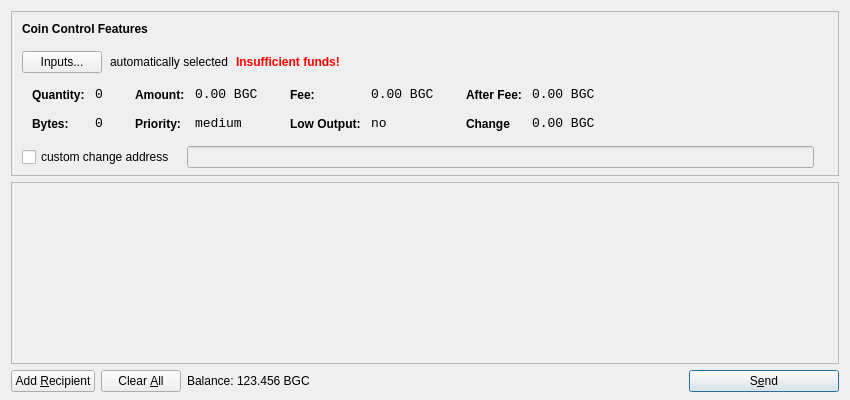
<?xml version="1.0" encoding="UTF-8"?>
<ui version="4.0">
 <class>SendCoinsDialog</class>
 <widget class="QDialog" name="SendCoinsDialog">
  <property name="geometry">
   <rect>
    <x>0</x>
    <y>0</y>
    <width>850</width>
    <height>400</height>
   </rect>
  </property>
  <property name="windowTitle">
   <string>Send Coins</string>
  </property>
  <layout class="QVBoxLayout" name="verticalLayout" stretch="0,1,0">
   <property name="bottomMargin">
    <number>8</number>
   </property>
   <item>
    <widget class="QFrame" name="frameCoinControl">
     <property name="sizePolicy">
      <sizepolicy hsizetype="Expanding" vsizetype="Expanding">
       <horstretch>0</horstretch>
       <verstretch>0</verstretch>
      </sizepolicy>
     </property>
     <property name="maximumSize">
      <size>
       <width>16777215</width>
       <height>16777215</height>
      </size>
     </property>
     <property name="frameShape">
      <enum>QFrame::StyledPanel</enum>
     </property>
     <property name="frameShadow">
      <enum>QFrame::Sunken</enum>
     </property>
     <layout class="QVBoxLayout" name="verticalLayoutCoinControl2">
      <property name="spacing">
       <number>-1</number>
      </property>
      <property name="leftMargin">
       <number>0</number>
      </property>
      <property name="topMargin">
       <number>0</number>
      </property>
      <property name="rightMargin">
       <number>0</number>
      </property>
      <property name="bottomMargin">
       <number>6</number>
      </property>
      <item>
       <layout class="QVBoxLayout" name="verticalLayoutCoinControl" stretch="0,0,0,0,1">
        <property name="spacing">
         <number>0</number>
        </property>
        <property name="leftMargin">
         <number>10</number>
        </property>
        <property name="topMargin">
         <number>10</number>
        </property>
        <item>
         <layout class="QHBoxLayout" name="horizontalLayoutCoinControl1">
          <property name="bottomMargin">
           <number>15</number>
          </property>
          <item>
           <widget class="QLabel" name="labelCoinControlFeatures">
            <property name="sizePolicy">
             <sizepolicy hsizetype="Preferred" vsizetype="Maximum">
              <horstretch>0</horstretch>
              <verstretch>0</verstretch>
             </sizepolicy>
            </property>
            <property name="font">
             <font>
              <weight>75</weight>
              <bold>true</bold>
             </font>
            </property>
            <property name="styleSheet">
             <string notr="true">font-weight:bold;</string>
            </property>
            <property name="text">
             <string>Coin Control Features</string>
            </property>
           </widget>
          </item>
         </layout>
        </item>
        <item>
         <layout class="QHBoxLayout" name="horizontalLayoutCoinControl2" stretch="0,0,0,0">
          <property name="spacing">
           <number>8</number>
          </property>
          <property name="bottomMargin">
           <number>10</number>
          </property>
          <item>
           <widget class="QPushButton" name="pushButtonCoinControl">
            <property name="styleSheet">
             <string notr="true"/>
            </property>
            <property name="text">
             <string>Inputs...</string>
            </property>
           </widget>
          </item>
          <item>
           <widget class="QLabel" name="labelCoinControlAutomaticallySelected">
            <property name="text">
             <string>automatically selected</string>
            </property>
            <property name="margin">
             <number>5</number>
            </property>
           </widget>
          </item>
          <item>
           <widget class="QLabel" name="labelCoinControlInsuffFunds">
            <property name="font">
             <font>
              <weight>75</weight>
              <bold>true</bold>
             </font>
            </property>
            <property name="styleSheet">
             <string notr="true">color:red;font-weight:bold;</string>
            </property>
            <property name="text">
             <string>Insufficient funds!</string>
            </property>
            <property name="margin">
             <number>5</number>
            </property>
           </widget>
          </item>
          <item>
           <spacer name="horizontalSpacerCoinControl">
            <property name="orientation">
             <enum>Qt::Horizontal</enum>
            </property>
            <property name="sizeHint" stdset="0">
             <size>
              <width>40</width>
              <height>1</height>
             </size>
            </property>
           </spacer>
          </item>
         </layout>
        </item>
        <item>
         <widget class="QWidget" name="widgetCoinControl" native="true">
          <property name="sizePolicy">
           <sizepolicy hsizetype="Preferred" vsizetype="Preferred">
            <horstretch>0</horstretch>
            <verstretch>0</verstretch>
           </sizepolicy>
          </property>
          <property name="minimumSize">
           <size>
            <width>0</width>
            <height>0</height>
           </size>
          </property>
          <property name="styleSheet">
           <string notr="true"/>
          </property>
          <layout class="QHBoxLayout" name="horizontalLayoutCoinControl5">
           <property name="margin">
            <number>0</number>
           </property>
           <item>
            <layout class="QHBoxLayout" name="horizontalLayoutCoinControl3" stretch="0,0,0,1">
             <property name="spacing">
              <number>20</number>
             </property>
             <property name="topMargin">
              <number>0</number>
             </property>
             <property name="bottomMargin">
              <number>10</number>
             </property>
             <item>
              <layout class="QFormLayout" name="formLayoutCoinControl1">
               <property name="horizontalSpacing">
                <number>10</number>
               </property>
               <property name="verticalSpacing">
                <number>14</number>
               </property>
               <property name="leftMargin">
                <number>10</number>
               </property>
               <property name="topMargin">
                <number>4</number>
               </property>
               <property name="rightMargin">
                <number>6</number>
               </property>
               <item row="0" column="0">
                <widget class="QLabel" name="labelCoinControlQuantityText">
                 <property name="styleSheet">
                  <string notr="true">font-weight:bold;</string>
                 </property>
                 <property name="text">
                  <string>Quantity:</string>
                 </property>
                 <property name="margin">
                  <number>0</number>
                 </property>
                </widget>
               </item>
               <item row="0" column="1">
                <widget class="QLabel" name="labelCoinControlQuantity">
                 <property name="font">
                  <font>
                   <family>Monospace</family>
                   <pointsize>10</pointsize>
                  </font>
                 </property>
                 <property name="cursor">
                  <cursorShape>IBeamCursor</cursorShape>
                 </property>
                 <property name="contextMenuPolicy">
                  <enum>Qt::ActionsContextMenu</enum>
                 </property>
                 <property name="text">
                  <string>0</string>
                 </property>
                 <property name="margin">
                  <number>0</number>
                 </property>
                 <property name="textInteractionFlags">
                  <set>Qt::LinksAccessibleByMouse|Qt::TextSelectableByKeyboard|Qt::TextSelectableByMouse</set>
                 </property>
                </widget>
               </item>
               <item row="1" column="0">
                <widget class="QLabel" name="labelCoinControlBytesText">
                 <property name="styleSheet">
                  <string notr="true">font-weight:bold;</string>
                 </property>
                 <property name="text">
                  <string>Bytes:</string>
                 </property>
                </widget>
               </item>
               <item row="1" column="1">
                <widget class="QLabel" name="labelCoinControlBytes">
                 <property name="font">
                  <font>
                   <family>Monospace</family>
                   <pointsize>10</pointsize>
                  </font>
                 </property>
                 <property name="cursor">
                  <cursorShape>IBeamCursor</cursorShape>
                 </property>
                 <property name="contextMenuPolicy">
                  <enum>Qt::ActionsContextMenu</enum>
                 </property>
                 <property name="text">
                  <string>0</string>
                 </property>
                 <property name="textInteractionFlags">
                  <set>Qt::LinksAccessibleByMouse|Qt::TextSelectableByKeyboard|Qt::TextSelectableByMouse</set>
                 </property>
                </widget>
               </item>
              </layout>
             </item>
             <item>
              <layout class="QFormLayout" name="formLayoutCoinControl2">
               <property name="horizontalSpacing">
                <number>10</number>
               </property>
               <property name="verticalSpacing">
                <number>14</number>
               </property>
               <property name="leftMargin">
                <number>6</number>
               </property>
               <property name="topMargin">
                <number>4</number>
               </property>
               <property name="rightMargin">
                <number>6</number>
               </property>
               <item row="0" column="0">
                <widget class="QLabel" name="labelCoinControlAmountText">
                 <property name="styleSheet">
                  <string notr="true">font-weight:bold;</string>
                 </property>
                 <property name="text">
                  <string>Amount:</string>
                 </property>
                 <property name="margin">
                  <number>0</number>
                 </property>
                </widget>
               </item>
               <item row="0" column="1">
                <widget class="QLabel" name="labelCoinControlAmount">
                 <property name="font">
                  <font>
                   <family>Monospace</family>
                   <pointsize>10</pointsize>
                  </font>
                 </property>
                 <property name="cursor">
                  <cursorShape>IBeamCursor</cursorShape>
                 </property>
                 <property name="contextMenuPolicy">
                  <enum>Qt::ActionsContextMenu</enum>
                 </property>
                 <property name="text">
                  <string notr="true">0.00 BGC</string>
                 </property>
                 <property name="textInteractionFlags">
                  <set>Qt::LinksAccessibleByMouse|Qt::TextSelectableByKeyboard|Qt::TextSelectableByMouse</set>
                 </property>
                </widget>
               </item>
               <item row="1" column="0">
                <widget class="QLabel" name="labelCoinControlPriorityText">
                 <property name="styleSheet">
                  <string notr="true">font-weight:bold;</string>
                 </property>
                 <property name="text">
                  <string>Priority:</string>
                 </property>
                </widget>
               </item>
               <item row="1" column="1">
                <widget class="QLabel" name="labelCoinControlPriority">
                 <property name="font">
                  <font>
                   <family>Monospace</family>
                   <pointsize>10</pointsize>
                  </font>
                 </property>
                 <property name="cursor">
                  <cursorShape>IBeamCursor</cursorShape>
                 </property>
                 <property name="contextMenuPolicy">
                  <enum>Qt::ActionsContextMenu</enum>
                 </property>
                 <property name="text">
                  <string>medium</string>
                 </property>
                 <property name="textInteractionFlags">
                  <set>Qt::LinksAccessibleByMouse|Qt::TextSelectableByKeyboard|Qt::TextSelectableByMouse</set>
                 </property>
                </widget>
               </item>
              </layout>
             </item>
             <item>
              <layout class="QFormLayout" name="formLayoutCoinControl3">
               <property name="horizontalSpacing">
                <number>10</number>
               </property>
               <property name="verticalSpacing">
                <number>14</number>
               </property>
               <property name="leftMargin">
                <number>6</number>
               </property>
               <property name="topMargin">
                <number>4</number>
               </property>
               <property name="rightMargin">
                <number>6</number>
               </property>
               <item row="0" column="0">
                <widget class="QLabel" name="labelCoinControlFeeText">
                 <property name="styleSheet">
                  <string notr="true">font-weight:bold;</string>
                 </property>
                 <property name="text">
                  <string>Fee:</string>
                 </property>
                 <property name="margin">
                  <number>0</number>
                 </property>
                </widget>
               </item>
               <item row="0" column="1">
                <widget class="QLabel" name="labelCoinControlFee">
                 <property name="font">
                  <font>
                   <family>Monospace</family>
                   <pointsize>10</pointsize>
                  </font>
                 </property>
                 <property name="cursor">
                  <cursorShape>IBeamCursor</cursorShape>
                 </property>
                 <property name="contextMenuPolicy">
                  <enum>Qt::ActionsContextMenu</enum>
                 </property>
                 <property name="text">
                  <string notr="true">0.00 BGC</string>
                 </property>
                 <property name="textInteractionFlags">
                  <set>Qt::LinksAccessibleByMouse|Qt::TextSelectableByKeyboard|Qt::TextSelectableByMouse</set>
                 </property>
                </widget>
               </item>
               <item row="1" column="0">
                <widget class="QLabel" name="labelCoinControlLowOutputText">
                 <property name="styleSheet">
                  <string notr="true">font-weight:bold;</string>
                 </property>
                 <property name="text">
                  <string>Low Output:</string>
                 </property>
                </widget>
               </item>
               <item row="1" column="1">
                <widget class="QLabel" name="labelCoinControlLowOutput">
                 <property name="font">
                  <font>
                   <family>Monospace</family>
                   <pointsize>10</pointsize>
                  </font>
                 </property>
                 <property name="cursor">
                  <cursorShape>IBeamCursor</cursorShape>
                 </property>
                 <property name="contextMenuPolicy">
                  <enum>Qt::ActionsContextMenu</enum>
                 </property>
                 <property name="text">
                  <string>no</string>
                 </property>
                 <property name="textInteractionFlags">
                  <set>Qt::LinksAccessibleByMouse|Qt::TextSelectableByKeyboard|Qt::TextSelectableByMouse</set>
                 </property>
                </widget>
               </item>
              </layout>
             </item>
             <item>
              <layout class="QFormLayout" name="formLayoutCoinControl4">
               <property name="horizontalSpacing">
                <number>10</number>
               </property>
               <property name="verticalSpacing">
                <number>14</number>
               </property>
               <property name="leftMargin">
                <number>6</number>
               </property>
               <property name="topMargin">
                <number>4</number>
               </property>
               <property name="rightMargin">
                <number>6</number>
               </property>
               <item row="0" column="0">
                <widget class="QLabel" name="labelCoinControlAfterFeeText">
                 <property name="styleSheet">
                  <string notr="true">font-weight:bold;</string>
                 </property>
                 <property name="text">
                  <string>After Fee:</string>
                 </property>
                 <property name="margin">
                  <number>0</number>
                 </property>
                </widget>
               </item>
               <item row="0" column="1">
                <widget class="QLabel" name="labelCoinControlAfterFee">
                 <property name="font">
                  <font>
                   <family>Monospace</family>
                   <pointsize>10</pointsize>
                  </font>
                 </property>
                 <property name="cursor">
                  <cursorShape>IBeamCursor</cursorShape>
                 </property>
                 <property name="contextMenuPolicy">
                  <enum>Qt::ActionsContextMenu</enum>
                 </property>
                 <property name="text">
                  <string notr="true">0.00 BGC</string>
                 </property>
                 <property name="textInteractionFlags">
                  <set>Qt::LinksAccessibleByMouse|Qt::TextSelectableByKeyboard|Qt::TextSelectableByMouse</set>
                 </property>
                </widget>
               </item>
               <item row="1" column="0">
                <widget class="QLabel" name="labelCoinControlChangeText">
                 <property name="styleSheet">
                  <string notr="true">font-weight:bold;</string>
                 </property>
                 <property name="text">
                  <string>Change</string>
                 </property>
                </widget>
               </item>
               <item row="1" column="1">
                <widget class="QLabel" name="labelCoinControlChange">
                 <property name="font">
                  <font>
                   <family>Monospace</family>
                   <pointsize>10</pointsize>
                  </font>
                 </property>
                 <property name="cursor">
                  <cursorShape>IBeamCursor</cursorShape>
                 </property>
                 <property name="contextMenuPolicy">
                  <enum>Qt::ActionsContextMenu</enum>
                 </property>
                 <property name="text">
                  <string notr="true">0.00 BGC</string>
                 </property>
                 <property name="textInteractionFlags">
                  <set>Qt::LinksAccessibleByMouse|Qt::TextSelectableByKeyboard|Qt::TextSelectableByMouse</set>
                 </property>
                </widget>
               </item>
              </layout>
             </item>
            </layout>
           </item>
          </layout>
         </widget>
        </item>
        <item>
         <layout class="QHBoxLayout" name="horizontalLayoutCoinControl4" stretch="0,0,0">
          <property name="spacing">
           <number>12</number>
          </property>
          <property name="sizeConstraint">
           <enum>QLayout::SetDefaultConstraint</enum>
          </property>
          <property name="topMargin">
           <number>5</number>
          </property>
          <property name="rightMargin">
           <number>5</number>
          </property>
          <item>
           <widget class="QCheckBox" name="checkBoxCoinControlChange">
            <property name="text">
             <string>custom change address</string>
            </property>
           </widget>
          </item>
          <item>
           <widget class="QLineEdit" name="lineEditCoinControlChange">
            <property name="enabled">
             <bool>false</bool>
            </property>
            <property name="sizePolicy">
             <sizepolicy hsizetype="Expanding" vsizetype="Fixed">
              <horstretch>0</horstretch>
              <verstretch>0</verstretch>
             </sizepolicy>
            </property>
           </widget>
          </item>
          <item>
           <widget class="QLabel" name="labelCoinControlChangeLabel">
            <property name="sizePolicy">
             <sizepolicy hsizetype="Preferred" vsizetype="Expanding">
              <horstretch>0</horstretch>
              <verstretch>0</verstretch>
             </sizepolicy>
            </property>
            <property name="minimumSize">
             <size>
              <width>0</width>
              <height>0</height>
             </size>
            </property>
            <property name="text">
             <string/>
            </property>
            <property name="margin">
             <number>3</number>
            </property>
           </widget>
          </item>
         </layout>
        </item>
        <item>
         <spacer name="verticalSpacerCoinControl">
          <property name="orientation">
           <enum>Qt::Vertical</enum>
          </property>
          <property name="sizeHint" stdset="0">
           <size>
            <width>800</width>
            <height>1</height>
           </size>
          </property>
         </spacer>
        </item>
       </layout>
      </item>
     </layout>
    </widget>
   </item>
   <item>
    <widget class="QScrollArea" name="scrollArea">
     <property name="widgetResizable">
      <bool>true</bool>
     </property>
     <widget class="QWidget" name="scrollAreaWidgetContents">
      <property name="geometry">
       <rect>
        <x>0</x>
        <y>0</y>
        <width>830</width>
        <height>165</height>
       </rect>
      </property>
      <layout class="QVBoxLayout" name="verticalLayout_2">
       <property name="margin">
        <number>0</number>
       </property>
       <item>
        <layout class="QVBoxLayout" name="entries">
         <property name="spacing">
          <number>6</number>
         </property>
        </layout>
       </item>
       <item>
        <spacer name="verticalSpacer">
         <property name="orientation">
          <enum>Qt::Vertical</enum>
         </property>
         <property name="sizeHint" stdset="0">
          <size>
           <width>20</width>
           <height>40</height>
          </size>
         </property>
        </spacer>
       </item>
      </layout>
     </widget>
    </widget>
   </item>
   <item>
    <layout class="QHBoxLayout" name="horizontalLayout">
     <item>
      <widget class="QPushButton" name="addButton">
       <property name="toolTip">
        <string>Send to multiple recipients at once</string>
       </property>
       <property name="text">
        <string>Add &amp;Recipient</string>
       </property>
       <property name="autoDefault">
        <bool>false</bool>
       </property>
      </widget>
     </item>
     <item>
      <widget class="QPushButton" name="clearButton">
       <property name="sizePolicy">
        <sizepolicy hsizetype="Minimum" vsizetype="Fixed">
         <horstretch>0</horstretch>
         <verstretch>0</verstretch>
        </sizepolicy>
       </property>
       <property name="toolTip">
        <string>Remove all transaction fields</string>
       </property>
       <property name="text">
        <string>Clear &amp;All</string>
       </property>
       <property name="autoRepeatDelay">
        <number>300</number>
       </property>
       <property name="autoDefault">
        <bool>false</bool>
       </property>
      </widget>
     </item>
     <item>
      <layout class="QHBoxLayout" name="horizontalLayout_2">
       <property name="spacing">
        <number>3</number>
       </property>
       <item>
        <widget class="QLabel" name="label">
         <property name="sizePolicy">
          <sizepolicy hsizetype="Preferred" vsizetype="Fixed">
           <horstretch>0</horstretch>
           <verstretch>0</verstretch>
          </sizepolicy>
         </property>
         <property name="text">
          <string>Balance:</string>
         </property>
        </widget>
       </item>
       <item>
        <widget class="QLabel" name="labelBalance">
         <property name="sizePolicy">
          <sizepolicy hsizetype="Preferred" vsizetype="Fixed">
           <horstretch>0</horstretch>
           <verstretch>0</verstretch>
          </sizepolicy>
         </property>
         <property name="cursor">
          <cursorShape>IBeamCursor</cursorShape>
         </property>
         <property name="text">
          <string notr="true">123.456 BGC</string>
         </property>
         <property name="textInteractionFlags">
          <set>Qt::LinksAccessibleByMouse|Qt::TextSelectableByKeyboard|Qt::TextSelectableByMouse</set>
         </property>
        </widget>
       </item>
      </layout>
     </item>
     <item>
      <spacer name="horizontalSpacer">
       <property name="orientation">
        <enum>Qt::Horizontal</enum>
       </property>
       <property name="sizeHint" stdset="0">
        <size>
         <width>40</width>
         <height>20</height>
        </size>
       </property>
      </spacer>
     </item>
     <item>
      <widget class="QPushButton" name="sendButton">
       <property name="minimumSize">
        <size>
         <width>150</width>
         <height>0</height>
        </size>
       </property>
       <property name="toolTip">
        <string>Confirm the send action</string>
       </property>
       <property name="text">
        <string>S&amp;end</string>
       </property>
       <property name="icon">
        <iconset resource="../bitcoin.qrc">
         <normaloff>:/icons/send</normaloff>:/icons/send</iconset>
       </property>
       <property name="default">
        <bool>true</bool>
       </property>
      </widget>
     </item>
    </layout>
   </item>
  </layout>
 </widget>
 <resources>
  <include location="../bitcoin.qrc"/>
 </resources>
 <connections/>
</ui>
